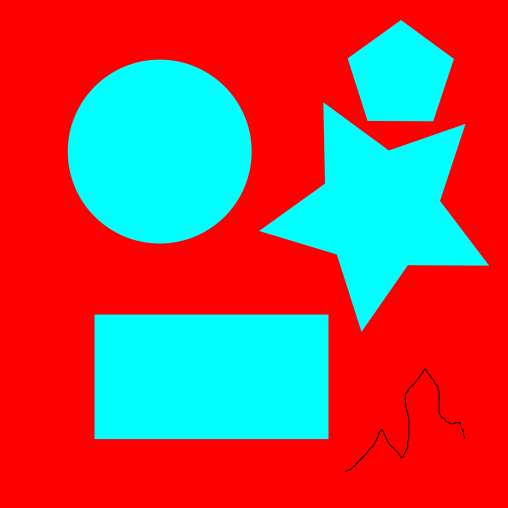
#> input picture Programas en desarrollo/Proyecto3/circles.png, 508 x 508 px
$ python circles.py
#> lines starting #> are read from the running program, lines starting #| are printed output that depends on the picture; after the words box and inside, x2 and y2 are one past the last pixel; in counts of white or black regions, pixels touching at a corner belong together
import numpy as np
import cv2

from Genetic_Algorithm import GA

img = cv2.imread('circles.png')
#> img is the input picture: shape (508, 508, 3); mean B, G, R 84.1, 84.1, 170.6
img_orig = img.copy()
# Convertir imagen a escala de grises
img = cv2.cvtColor(img, cv2.COLOR_BGR2GRAY)
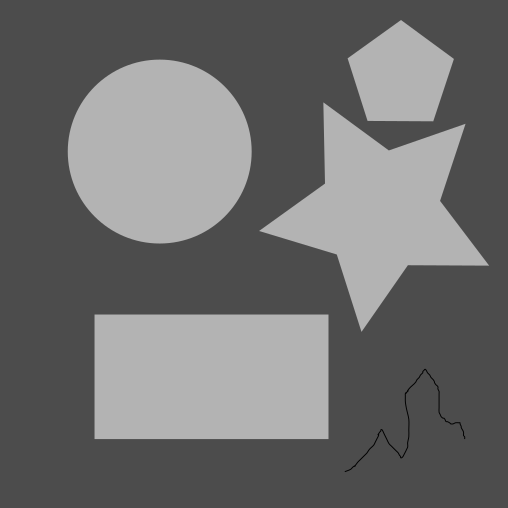
#> img: shape (508, 508); min 1, max 179, mean 109.9
# Suavizar la imagen
img = cv2.medianBlur(img, 3)

# Detectamos los bordes
edge = cv2.Canny(img, 50, 50)
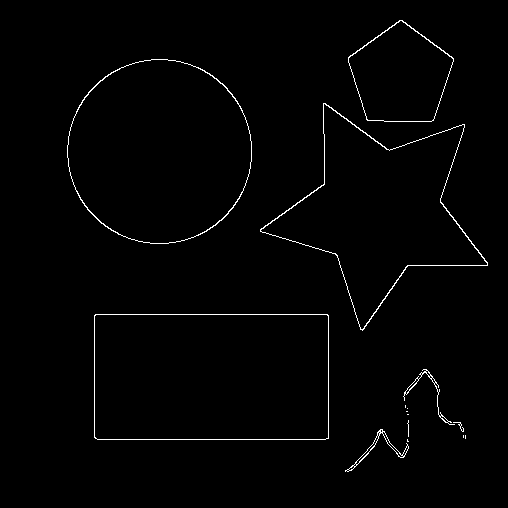
#> edge: shape (508, 508); 1.2% white in thin lines or dots, all inside (x1, y1, x2, y2) = (67, 20, 488, 472)

# Encontramos los contornos
contours, _ = cv2.findContours(edge, cv2.RETR_EXTERNAL, cv2.CHAIN_APPROX_NONE)
#> contours = 15 contours, 9 with area under 20; largest, box (x1, y1, x2, y2) and area: (94, 314, 329, 440) 29244, (67, 59, 252, 244) 26637, (260, 103, 488, 331) 22089, (348, 20, 454, 122) 7472, (345, 429, 409, 472) 242, (403, 369, 455, 425) 127
cv2.drawContours(img, contours, -1, (0, 255, 0), 3)
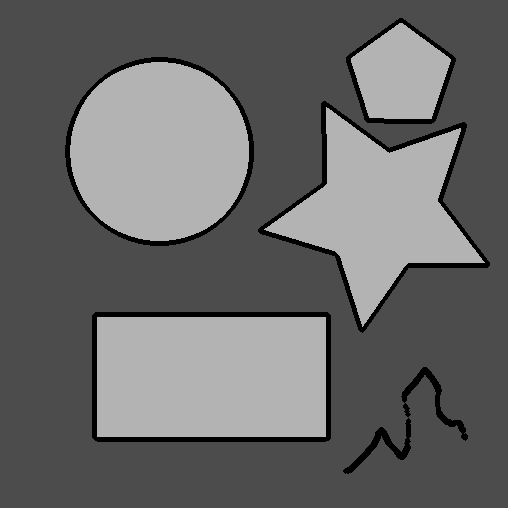
#> img: shape (508, 508); min 0, max 179, mean 104.1
pixels = np.concatenate(contours)
#> pixels = contour of 2753 points, box (x1, y1, x2, y2) (67, 20, 488, 472), area 25479
cv2.imshow("img", img)
cv2.waitKey(0)
cv2.destroyAllWindows()

# Configuramos los parametros para el GA
# GA = GA(pixels.shape[0], , 0, pixels.shape[0]-1, 3)
# 2**n >= pixels.shape[0]-1
